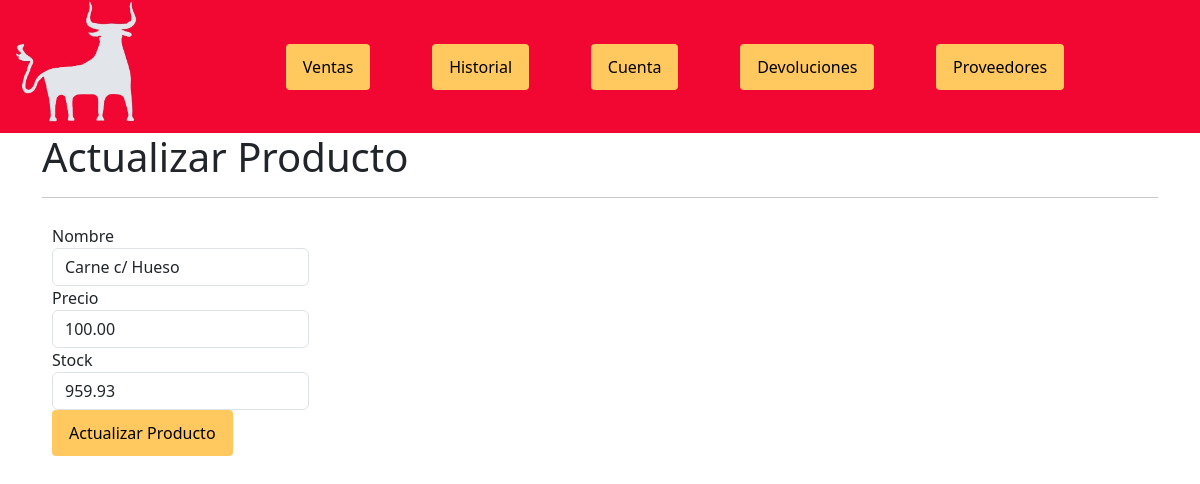
/editar-producto/2/, run on the app's committed database.
### myapp/models.py (models this page shows, shortened)
class Producto(models.Model):
    id_producto = models.BigAutoField(primary_key=True)
    nombre = models.CharField(max_length=25)
    precio = models.DecimalField(max_digits=10, decimal_places=2)
    stock = models.DecimalField(max_digits=10, decimal_places=2)

### myapp/views.py (the view)
# urls.py: path('editar-producto/<int:producto_id>/', views.editar_producto, name='editar_producto'),
def editar_producto(request, producto_id):
    producto = get_object_or_404(Producto, id_producto=producto_id)
    if request.method == 'POST':
        form = AñadirProductoForm(request.POST, instance=producto)
        if form.is_valid():
            form.save()
            messages.success(request, 'Producto actualizado con éxito.')
            return redirect('inventario')  # Suponiendo que 'inventario' es el nombre de la vista de inventario
    else:
        form = AñadirProductoForm(instance=producto)
    return render(request, 'editar_producto.html', {'form': form})

### myapp/form.py
class AñadirProductoForm(forms.ModelForm):
    class Meta:
        model = Producto
        fields = ['nombre', 'precio', 'stock']
        labels = {
            'nombre': 'Nombre',
            'precio': 'Precio',
            'stock': 'Stock',
        }
        widgets = {
            'nombre': forms.TextInput(attrs={'class':'form-control'}),
            'precio': forms.NumberInput(attrs={'class':'form-control'}),
            'stock': forms.NumberInput(attrs={'class':'form-control'}),
        }

### myapp/templates/editar_producto.html (shortened to what this page needs)
{% load static %}
<!DOCTYPE html>
<html lang="es">
    <head>
        <link href="https://cdn.jsdelivr.net/npm/bootstrap@5.3.0/dist/css/bootstrap.min.css" rel="stylesheet">
        <link rel="stylesheet" href="https://cdn.jsdelivr.net/npm/bootstrap-icons@1.10.5/font/bootstrap-icons.css">
        <link rel="stylesheet" type="text/css" href="{% static 'estilo.css' %}">
      </head>
      <body>
        <nav class="navegador">
            <img src="{% static 'imagenes/logo puebla 2.0 - copia.jpg' %}" alt="Logo" style="width:150px;">
          <div class="botones-navegacion">
              <ul class="nav separacion">
                  <li class="nav-item">
                      <a class="btn btn-primary nav-link" href="/ventas">Ventas</a>
                  </li>
                  <li class="nav-item">
                      <a class="btn btn-primary nav-link" href="/historial">Historial</a>
                  </li>
                  <li class="nav-item">
                      <a class="btn btn-primary nav-link" href="/cuenta">Cuenta</a>
                  </li>
                  <li class="nav-item">
                      <a class="btn btn-primary nav-link" href="/devoluciones">Devoluciones</a>
                  </li>
                  <li class="nav-item">
                      <a class="btn btn-primary nav-link" href="/proveedores">Proveedores</a>
                  </li>
              </ul>
          </div>
      </nav>
      <div class="container">
        <div class="row">
            <div class="col-md-12">
                <h1>Actualizar Producto</h1>
                <hr>
            </div>
        </div>
    <div class="login-2">
      <form method="post" enctype="multipart/form-data">
        {% for field in form %}
            <div class="form-group">
                <label for="{{ field.id_for_label }}">{{ field.label }}</label>
                {{ field }}
            </div>
        {% endfor %}
        <button type="submit" class="btn btn-primary">Actualizar Producto</button>
        </div>
    </body>
</html>

### myapp/static/estilo.css (style rules this page uses)
.login-2 { display: flex; padding: 10px; align-items: center; width: 100%; }
.navegador { display: flex; background-color: #F20732; }
.separacion { display: flex; justify-content: space-between; width: 80%; align-items: center; }
.botones-navegacion { display: flex; width: 100%; justify-content: center; }
.nav-item { margin: 0 10px; flex-grow: 1; text-align: center; }
.btn-primary { color: black; background-color: #FFC95F; border-color: black; display: inline-block; text-align: center; vertical-align: middle; padding: .375rem .75rem; border: 5px solid transparent; border-radius: .25rem; transition: color .15s ease-in-out,background-color .15s ease-in-out,border-color .15s ease-in-out,box-shadow .15s ease-in-out; }

### data on the page
Producto: form "Carne c/ Hueso" "100.00" "959.93"

### other printed values
{{ field.label }} "Nombre" "Precio" "Stock"
